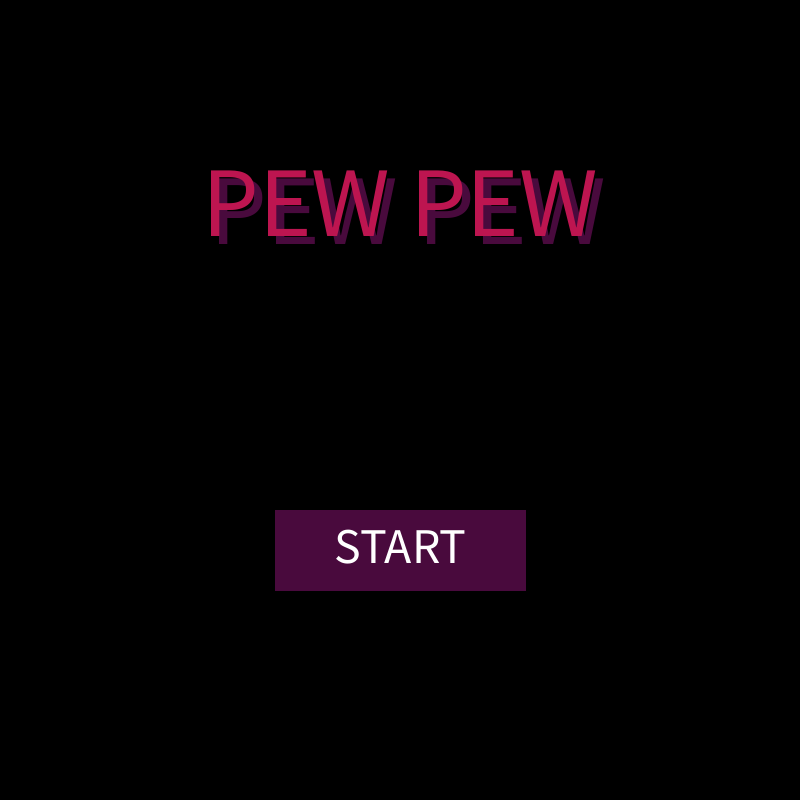
Frame 1 (no input)
Frame 60 (the mouse pressed at the canvas centre just before this capture): identical to frame 1, image omitted
Frame 120 (the mouse held since frame 60 and released just before this capture): identical to frame 1, image omitted

The Processing sketch that drew this single still picture (run headless with seeded random() and noise(); from frame 60 on, the mouse is pressed at the canvas centre):

// Processing sketch: pewpew
// ── pewpew.pde
//Game Objects
ArrayList<GameObject> objects;
Player myPlayer;

//color pallette
color black  = #000000;
color white  = #FFFFFF;
color purple = #490A3D;
color pink   = #BD1550;
color orange = #E97F02;
color yellow = #F8CA00;
color green  = #8A9B0F;

//mode framework variables
final int INTRO    = 0;
final int GAME     = 1;
final int PAUSE    = 2;
final int GAMEOVER = 3;
int mode = INTRO;

//key variables;
boolean wkey, akey, skey, dkey, spacekey;


//text
PFont font;
int shadowOffset = 8;

//#################################### SETUP ###############################################

void setup() {
  //graphics
  size(800, 800);
  rectMode(CENTER);
  noStroke();

  //fonts
  textAlign(CENTER, CENTER);

  //initialize key variables
  wkey = akey = skey = dkey = spacekey = false;

  //Game Object initializations
  objects = new ArrayList<GameObject>();
  myPlayer = new Player();
  objects.add(myPlayer);
  int i = 0;
  while (i < 80) {
   objects.add(new Obstacle());
   i++;
  }
}

//##################################### DRAW ################################################

void draw() {
  println(objects.size());
  if      (mode == INTRO)    intro();
  else if (mode == GAME)     game();
  else if (mode == PAUSE)    pause();
  else if (mode == GAMEOVER) gameOver();
  else println("Mode error! You need to add a new mode to your mode framework in the draw function! -- Mr. Pelletier");
}

// ── Bullet.pde
class Bullet extends GameObject {
  
  Bullet(float x, float y, float size, float hp, color c) {
    super(x, y, size, 1, c);
    if (c == yellow) {
    PVector aim = new PVector(mouseX - myPlayer.x, mouseY - myPlayer.y);
    aim.setMag(10);
    vx = aim.x;
    vy = aim.y;
    } 
    if (c == white) {
    PVector aim = new PVector(myPlayer.x - x, myPlayer.y - y);
    aim.setMag(10);
    vx = aim.x;
    vy = aim.y;
    }
  }
  
  void act() {
    super.act();
    if (x < 0 || x > width || y < 0 || y > height) {
      hp = 0;
    }
    int i = 0;
    while (i < objects.size()) {
      GameObject obj = objects.get(i);
      if (obj instanceof Obstacle && touching(obj)) {
          PVector bounce = new PVector(x - obj.x, y - obj.y);
          bounce.setMag(10);
          vx = bounce.x;
          vy = bounce.y;
      }
      if (obj instanceof Enemy && touching(obj) && myColor == yellow) {
          obj.hp--;   
      }
      i++;
    }
    
  }
  
}

// ── Enemy.pde
class Enemy extends GameObject {
  
  int transparency;
  
  Enemy() {
    super(random(0,width), random(0,height), 20, 1, white);
    while (touchingObstacle()) {
      x = random(0, width);
      y = random(0, height);
    }
    transparency = 0;
  }
  
  void show() {
    fill(myColor, transparency);
    ellipse(x, y, size, size);
  }
  
  void act () {
    super.act();
    if (transparency < 255) {
    transparency++;
    } else {
      objects.add(new Bullet(x, y, 5, 1, white)); 
    }
  }
  
}

// ── GameObject.pde
class GameObject {

  float x, y, vx, vy, size, hp;
  color myColor;

  GameObject(color c) {
    x = random(0, width);
    y = random(0, height);
    vx = vy = 0;
    size = random(20, 100);
    hp = 1;
    myColor = c;
  }

  GameObject(float x, float y, float size, float hp, color c) {
    this.x = x;
    this.y = y;
    this.size = size;
    this.hp = hp;
    myColor = c;
    vx = vy = 0;
  }

  void show() {
    fill(myColor);
    ellipse(x, y, size, size);
  }
  
  void act() {
     x = x + vx;
     y = y + vy;
  }
  
  boolean isDead() {
    if (hp <= 0) { 
      return true;
    } else { 
      return false;
    }
  }
  
  boolean touching(GameObject obj) {
     if (dist(obj.x, obj.y, x, y) < obj.size/2 + size/2) {
       return true;
     } else {
       return false;
     }
  }
  
  boolean touchingObstacle() {
    int i = 0;
    while (i < objects.size()) {
     GameObject obj = objects.get(i);
     if (obj instanceof Obstacle && touching(obj)) {
       return true;
     } 
     i++;
    }
    return false; 
  }  
}

// ── Obstacle.pde
class Obstacle extends GameObject {
  
  Obstacle() {
    super(purple);
  }
  
  void act () {
    super.act();
    if (touching(myPlayer)) {
      PVector bounce = new PVector(myPlayer.x - x, myPlayer.y - y);
      bounce.setMag(5);
      myPlayer.x = myPlayer.x + bounce.x;
      myPlayer.y = myPlayer.y + bounce.y;
    }
    
  }
  
}

// ── Player.pde
class Player extends GameObject {
  
  Player() {
    super(width/2, height/2, 20, 1, yellow);
  }
  
  //void show and boolean isDead are in the superclass, GameObject
  
  void act() { //override!
    super.act();
    //respond to keypresses
    if (wkey) vy = -4;
    if (akey) vx = -4;
    if (skey) vy = 4;
    if (dkey) vx = 4;
    //stop if player lets go of keys
    if (!wkey && !skey) vy = 0;
    if (!akey && !dkey) vx = 0;
    //keep player onscreen
    if (x < 0) x = 0;
    if (x > width) x = width;
    if (y < 0) y = 0;
    if (y > height) y = height;
    //shooting
    shoot();
  }
  
  void shoot() {
    if(mousePressed) {
      objects.add(new Bullet(x, y, 5, 1, yellow));
    }
  }
  
  void show() {
    super.show();
    
   /* strokeWeight(3);
    stroke (black);
    line (x, y, mouseX, y);
    stroke(white);
    line (mouseX, y, mouseX, mouseY);
    strokeWeight(1); */
    
  }
  
}

// ── game.pde
void game() {
  
  background(#4C5CAF);
  
  int i = 0;
  while (i < objects.size()) {
    GameObject obj = objects.get(i);
    obj.show();
    obj.act();
    if (obj.isDead()) {
      objects.remove(i);
    } else {
      i++;
    }
  }
  
  //enemy spawn code
  if (frameCount % 60 == 0) {   //modulous
    objects.add(new Enemy());
  }
  
  //pausebutton
  strokeWeight(1);
  stroke(0);
  fill(#84858E);
  ellipse(750, 50, 48, 48);

  fill(0);
  rect(742, 50, 10, 25);
  rect(758, 50, 10, 25);
 
}

void gameClicks() {
  
  if (dist(mouseX, mouseY, 750, 50) < 24) {
    mode = PAUSE;
  }
  
}

// ── gameover.pde
void gameOver() {
  
  float S11 = 1;
  float S21 = 2;
 
  background(#F52323);
  
  if (mouseX > 150 && mouseX < 350 && mouseY > 530 && mouseY < 590) {
   S11 = 10;
 } else {
   S11 = 1;
 }

  fill(0);  
  stroke(0);
  strokeWeight(S11);
  rect(250, 560, 225, 60);
  
  if (mouseX > 450 && mouseX < 650 && mouseY > 530 && mouseY < 590) {
   S21 = 10;
 } else {
   S21 = 1;
 }
  
  strokeWeight(S21);
  rect(550, 560, 225, 60);
  
  textSize(40);
  fill(255);
  text("HOME", 250, 555);
  text("TRY AGAIN", 550, 555);

  stroke(0);
  textSize(72);
  text("GAME OVER", 400, 250);
}

void gameOverClicks() {
  
  if (mouseX > 150 && mouseX < 350 && mouseY > 530 && mouseY < 590) {
   mode = INTRO;
 }
 
 if (mouseX > 450 && mouseX < 650 && mouseY > 530 && mouseY < 590) {
   mode = GAME;
 }
  
}

// ── interactions.pde
void mouseReleased() {
  if      (mode == INTRO)    introClicks();
  else if (mode == GAME)     gameClicks();
  else if (mode == PAUSE)    pauseClicks();
  else if (mode == GAMEOVER) gameOverClicks();
  else println("Unhandled click! You need to add a mode to the mouseClicked function in the interactions tab.. -- Mr. Pelletier");
}

void keyPressed() {
  if (key == 'w' || key == 'W') wkey = true;
  if (key == 'a' || key == 'A') akey = true;
  if (key == 's' || key == 'S') skey = true;
  if (key == 'd' || key == 'D') dkey = true;
  if (key == 'd' || key == 'D') spacekey = true;
}

void keyReleased() {
  if (key == 'w' || key == 'W') wkey = false;
  if (key == 'a' || key == 'A') akey = false;
  if (key == 's' || key == 'S') skey = false;
  if (key == 'd' || key == 'D') dkey = false;
  if (key == 'd' || key == 'D') spacekey = false;
}

// ── intro.pde
void intro() {
  
  float sw2 = 1;
  
  //background
  background(black);
  
  //text title
  
  textSize(100);
  fill(purple);
  text("PEW PEW", width/2+shadowOffset, height/4+shadowOffset);
  fill(pink);
  text("PEW PEW", width/2, height/4);
  
  if (mouseX > 275 && mouseX < 525 && mouseY > 510 && mouseY < 590) {
     sw2 = 10;
   } else {
     sw2 = 1;
   }
   
  fill(purple);
  stroke(purple);
  strokeWeight(sw2);
  rect(400, 550, 250, 80);
  
  textSize(50);
  fill(255);
  text("START", 400, 545);
  
}

void introClicks() {
  
  if (mouseX > 275 && mouseX < 525 && mouseY > 510 && mouseY < 590) {
     mode = GAME;
   }
  
}

// ── pause.pde
void pause() { 
  
  float S2 = 1;
  float S3 = 1;

  background(#813838);
  
  fill(#5A5B5F);  
  stroke(#5A5B5F);
  
  if (mouseX > 450 && mouseX < 650 && mouseY > 470 && mouseY < 530) {
    S2 = 10;
  } else {
    S2 = 1;
  }
  
  strokeWeight(S2);
  rect(550, 500, 200, 60);
  
  if (mouseX > 150 && mouseX < 350 && mouseY > 470 && mouseY < 530) {
    S3 = 10;
  } else {
    S3 = 1;
  }
  
  strokeWeight(S3);
  rect(250, 500, 200, 60);
  
  textSize(40);
  fill(255);
  text("RESUME", 550, 495);
  text("HOME", 250, 495);

  fill(255);
  textSize(72);
  stroke(255);
  text("PAUSE", 400, 250);
  textSize(20);
  text("Don't quit now!", 400, 325);
  
}

void pauseClicks () {

  if (mouseX > 150 && mouseX < 350 && mouseY > 470 && mouseY < 530) {
    mode = INTRO;
    setup();

  }
 
 if (mouseX > 450 && mouseX < 650 && mouseY > 470 && mouseY < 530) {
   mode = GAME;
 }
  
}
